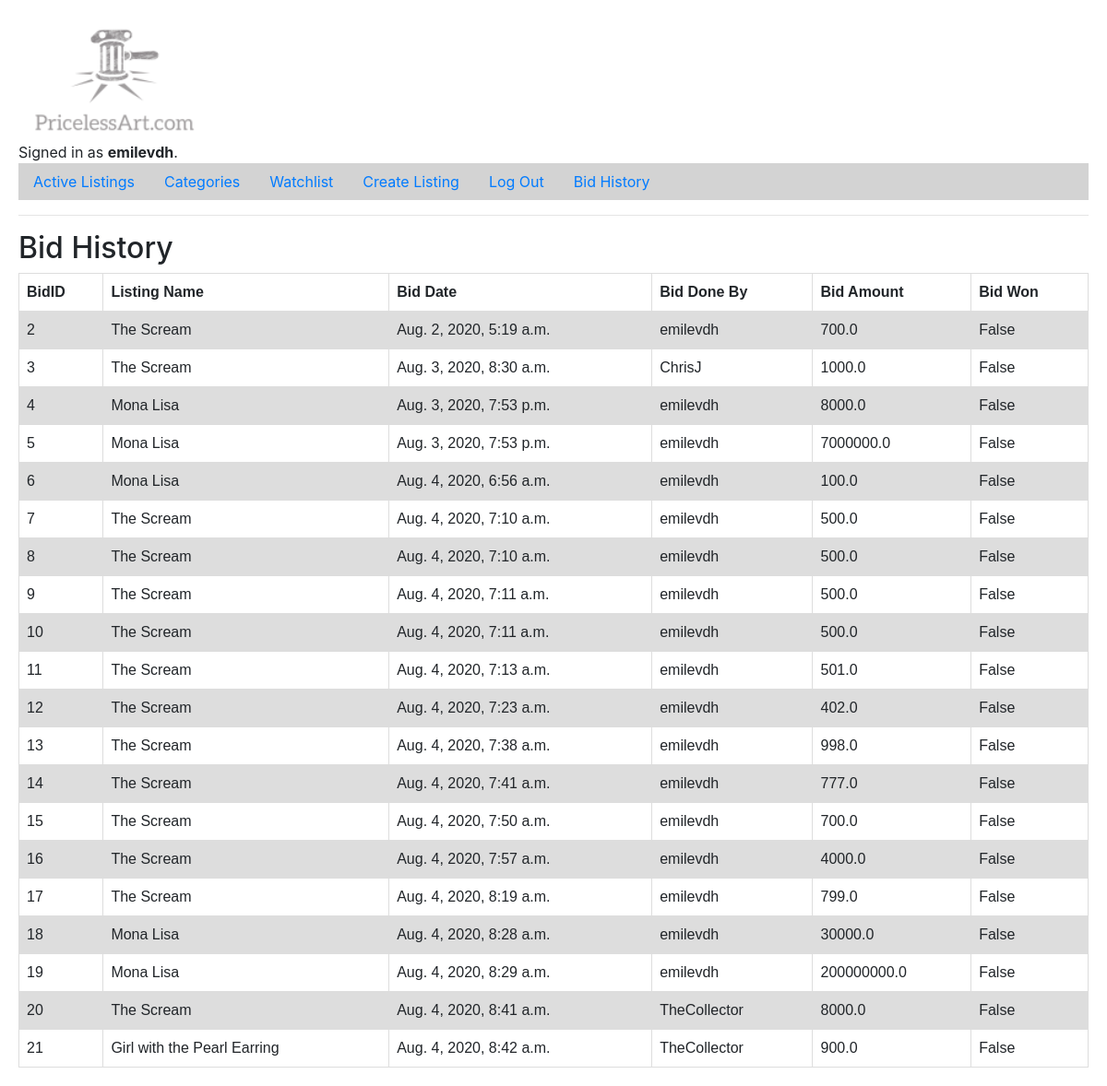
/bidhistory (signed in), run on the app's committed database.
### auctions/models.py (models this page shows, shortened)
class User(AbstractUser):
    pass

class Bid(models.Model):
    listing=models.ForeignKey(Listing,on_delete=models.CASCADE)
    BidBy=models.ForeignKey(User, on_delete=models.CASCADE)
    Amount=models.FloatField()
    BidOn= models.DateTimeField(auto_now_add=True)
    BidWon=models.BooleanField(default=False)            #new field to populate yes when this is the last bid

class Listing (models.Model):
    Title=models.CharField(max_length=64)
    Artist=models.CharField(max_length=64)
    Description = models.TextField(blank=True)
    StartBidAmount=models.FloatField()
    Image=models.ImageField(upload_to='listing')
    ItemCategory=models.ForeignKey(ItemCategory, on_delete=models.CASCADE)
    ListedOn= models.DateTimeField(auto_now_add=True)
    Status=models.BooleanField(default=True)
    ListedBy= models.ForeignKey(User, on_delete=models.CASCADE)
    def __str__(self):
        return self.Title

### auctions/views.py (the view)
# urls.py: ,path("bidhistory",views.bidtransaction,name='bidhistory')
def bidtransaction(request):
    bid=Bid.objects.all()
    return render(request, "auctions/bidhistory.html", {'bid':bid })

### auctions/templates/auctions/bidhistory.html (shortened to what this page needs)
{% extends "auctions/layout.html" %}
{% block body %}
    <h2>Bid History</h2>
<body>
    <table>
        <tr'>
            <th>BidID</th>
            <th>Listing Name</th>
            <th>Bid Date</th>
            <th>Bid Done By</th>
            <th>Bid Amount</th>
            <th>Bid Won</th>
            {% for b in bid %}
        <tr>
            <td>{{b.id}}</td>
            <td>{{b.listing}}</td>
            <td>{{b.BidOn}} </td>
            <td>{{b.BidBy}}</td>
            <td>{{b.Amount}}</td>
            <td>{{b.BidWon}}</td>
        </tr>
            {% endfor %}
        </table>
</body>
{% endblock %}

### auctions/templates/auctions/layout.html (shortened to what this page needs)
{% load static %}
<!DOCTYPE html>
<html lang="en">
    <head>
        <link rel="stylesheet" href="https://stackpath.bootstrapcdn.com/bootstrap/4.4.1/css/bootstrap.min.css">
        <link href="{% static 'auctions/styles.css' %}" rel="stylesheet">
    </head>
    <body>
        <img src="{% static 'logo.png' %}" alt="logo" />
        <div>
            {% if user.is_authenticated %}
                Signed in as <strong>{{ user.username }}</strong>.
            {% else %}
                Not signed in.
            {% endif %}
        </div>
        <ul class="nav" style="background-color:lightgray;">
            <li class="nav-item">
                <a class="nav-link" href="{% url 'index' %}">Active Listings</a>
            </li>
            <li class="nav-item">
                <a class="nav-link" href="{% url 'categories' %}">Categories</a>
            </li>
            <li class="nav-item">
                <a class="nav-link" href="{% url 'watchlist' %}">Watchlist</a>
            </li>
            <li class="nav-item">
                <a class="nav-link" href="{% url 'addlisting' %}">Create Listing</a>
            </li>
            {% if user.is_authenticated %}
                <li class="nav-item">
                    <a class="nav-link" href="{% url 'logout' %}">Log Out</a>
                </li>
                <li class="nav-item">
                    <a class="nav-link" href="{% url 'bidhistory' %}">Bid History</a>
                </li>
            {% endif %}
        </ul>
        <hr>
        {% block body %}
        {% endblock %}
    </body>
</html>

### auctions/static/auctions/styles.css (style rules this page uses)
body { padding: 20px; }
table { font-family: arial, sans-serif; border-collapse: collapse; width: 100%; }
td, th { border: 1px solid #dddddd; text-align: left; padding: 8px; }
tr:nth-child(even) { background-color: #dddddd; }

### auctions/templates/auctions/bidhistory.html (style rules this page uses)
table { font-family: arial, sans-serif; border-collapse: collapse; width: 100%; }
td, th { border: 1px solid #dddddd; text-align: left; padding: 8px; }
tr:nth-child(even) { background-color: #dddddd; }

### data on the page
User: username "emilevdh"
Bid: id "2", listing "The Scream", BidOn "Aug. 2, 2020, 5:19 a.m.", BidBy "emilevdh", Amount "700.0", BidWon "False"
Bid: id "3", listing "The Scream", BidOn "Aug. 3, 2020, 8:30 a.m.", BidBy "ChrisJ", Amount "1000.0", BidWon "False"
Bid: id "4", listing "Mona Lisa", BidOn "Aug. 3, 2020, 7:53 p.m.", BidBy "emilevdh", Amount "8000.0", BidWon "False"
Bid: id "5", listing "Mona Lisa", BidOn "Aug. 3, 2020, 7:53 p.m.", BidBy "emilevdh", Amount "7000000.0", BidWon "False"
Bid: id "6", listing "Mona Lisa", BidOn "Aug. 4, 2020, 6:56 a.m.", BidBy "emilevdh", Amount "100.0", BidWon "False"
Bid: id "7", listing "The Scream", BidOn "Aug. 4, 2020, 7:10 a.m.", BidBy "emilevdh", Amount "500.0", BidWon "False"
Bid: id "8", listing "The Scream", BidOn "Aug. 4, 2020, 7:10 a.m.", BidBy "emilevdh", Amount "500.0", BidWon "False"
Bid: id "9", listing "The Scream", BidOn "Aug. 4, 2020, 7:11 a.m.", BidBy "emilevdh", Amount "500.0", BidWon "False"
Bid: id "10", listing "The Scream", BidOn "Aug. 4, 2020, 7:11 a.m.", BidBy "emilevdh", Amount "500.0", BidWon "False"
Bid: id "11", listing "The Scream", BidOn "Aug. 4, 2020, 7:13 a.m.", BidBy "emilevdh", Amount "501.0", BidWon "False"
Bid: id "12", listing "The Scream", BidOn "Aug. 4, 2020, 7:23 a.m.", BidBy "emilevdh", Amount "402.0", BidWon "False"
Bid: id "13", listing "The Scream", BidOn "Aug. 4, 2020, 7:38 a.m.", BidBy "emilevdh", Amount "998.0", BidWon "False"
Bid: id "14", listing "The Scream", BidOn "Aug. 4, 2020, 7:41 a.m.", BidBy "emilevdh", Amount "777.0", BidWon "False"
Bid: id "15", listing "The Scream", BidOn "Aug. 4, 2020, 7:50 a.m.", BidBy "emilevdh", Amount "700.0", BidWon "False"
Bid: id "16", listing "The Scream", BidOn "Aug. 4, 2020, 7:57 a.m.", BidBy "emilevdh", Amount "4000.0", BidWon "False"
Bid: id "17", listing "The Scream", BidOn "Aug. 4, 2020, 8:19 a.m.", BidBy "emilevdh", Amount "799.0", BidWon "False"
Bid: id "18", listing "Mona Lisa", BidOn "Aug. 4, 2020, 8:28 a.m.", BidBy "emilevdh", Amount "30000.0", BidWon "False"
Bid: id "19", listing "Mona Lisa", BidOn "Aug. 4, 2020, 8:29 a.m.", BidBy "emilevdh", Amount "200000000.0", BidWon "False"
Bid: id "20", listing "The Scream", BidOn "Aug. 4, 2020, 8:41 a.m.", BidBy "TheCollector", Amount "8000.0", BidWon "False"
Bid: id "21", listing "Girl with the Pearl Earring", BidOn "Aug. 4, 2020, 8:42 a.m.", BidBy "TheCollector", Amount "900.0", BidWon "False"
